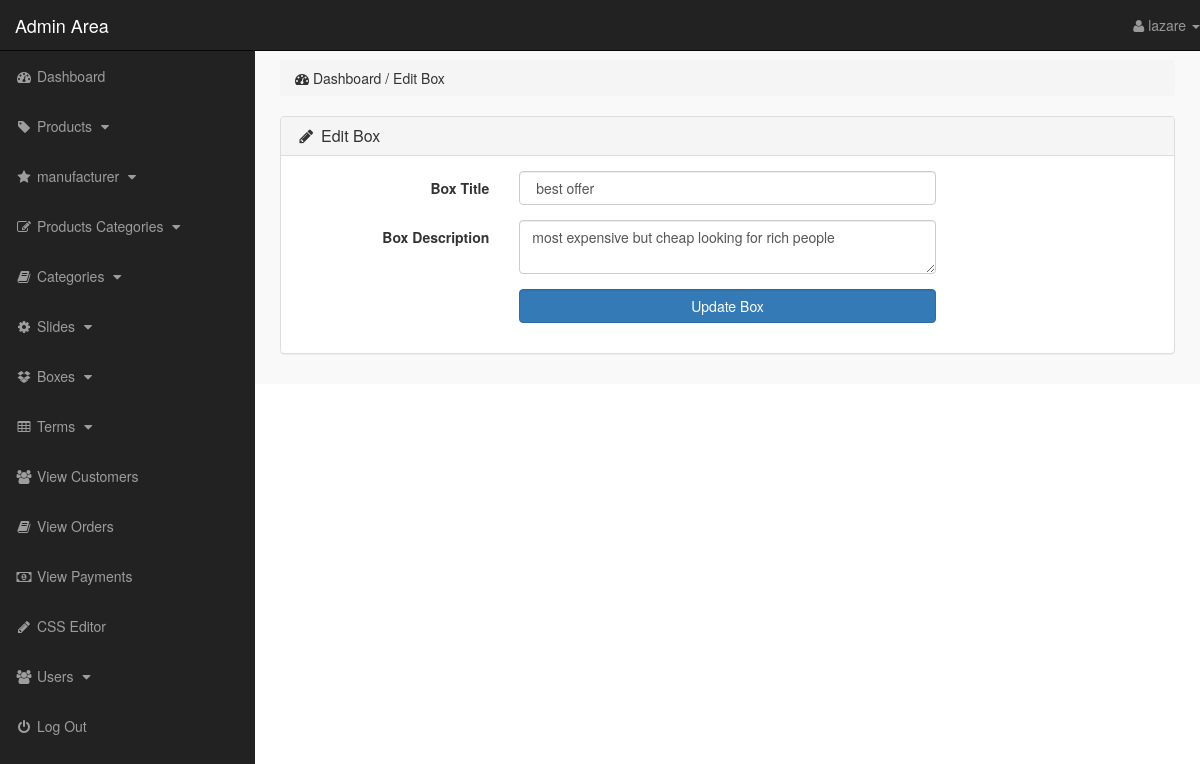
The page /admin_area/index.php?edit_box=1 (signed in) on the database its author committed.
### tables this page shows
CREATE TABLE `boxes_section` (
  `box_id` int(10) NOT NULL,
  `box_title` text NOT NULL,
  `box_desc` text NOT NULL
);

### admin_area/edit_box.php (the view, shortened to what this page needs)
<?php
    if(!isset($_SESSION['admin_email'])){
        echo "<script>window.open('login.php','_self')</script>";
    }else{
?>
<?php
    if(isset($_GET['edit_box'])){
        $edit_box_id = $_GET['edit_box'];
        $edit_box_query = "select * from boxes_section where box_id='$edit_box_id'";
        $run_edit_box = mysqli_query($con,$edit_box_query);
        $row_edit_box = mysqli_fetch_array($run_edit_box);
        $box_title = $row_edit_box['box_title'];
        $box_desc = $row_edit_box['box_desc'];
    }
?>
<div class="row">
    <div class="col-lg-12">
        <ol class="breadcrumb">
            <li>
                <i class="fa fa-dashboard"></i> Dashboard / Edit Box
            </li>
        </ol>
    </div>
</div>
<div class="row">
    <div class="col-lg-12">
        <div class="panel panel-default">
            <div class="panel-heading">
                <h3 class="panel-title">
                    <i class="fa fa-pencil fa-fw"></i> Edit Box
                </h3>
            </div>
            <div class="panel-body">
                <form action="" class="form-horizontal" method="post">
                    <div class="form-group">
                        <label for="" class="control-label col-md-3">
                            Box Title
                        </label>
                        <div class="col-md-6">
                            <input value=" <?php echo $box_title; ?> " name="box_title" type="text" class="form-control">
                        </div>
                    </div>
                    <div class="form-group">
                        <label for="" class="control-label col-md-3">
                            Box Description
                        </label>
                        <div class="col-md-6">
                            <textarea type='text' name="box_desc" class="form-control"><?php echo $box_desc; ?></textarea>
                        </div>
                    </div>
                    <div class="form-group">
                        <label for="" class="control-label col-md-3">
                        </label>
                        <div class="col-md-6">
                            <input value="Update Box" name="update_box" type="submit" class="form-control btn btn-primary">
                        </div>
                    </div>
                </form>
            </div>
        </div>
    </div>
</div>
<?php } ?>

### admin_area/includes/sidebar.php (shortened to what this page needs)
<?php
    if(!isset($_SESSION['admin_email'])){
        echo "<script>window.open('login.php','_self')</script>";
    }else{
?>
<nav class="navbar navbar-inverse navbar-fixed-top">
    <div class="navbar-header">
        <a href="index.php?dashboard" class="navbar-brand">Admin Area</a>
    </div>
    <ul class="nav navbar-right top-nav">
        <li class="dropdown">
            <a href="#" class="dropdown-toggle" data-toggle="dropdown">
                <i class="fa fa-user"></i> <?php echo $admin_name;  ?> <b class="caret"></b>
            </a>
        </li>
    </ul>
    <div class="collapse navbar-collapse navbar-ex1-collapse">
        <ul class="nav navbar-nav side-nav">
            <li>
                <a href="index.php?dashboard">
                        <i class="fa fa-fw fa-dashboard"></i> Dashboard
                </a>
            </li>
            <li>
                <a href="#" data-toggle="collapse" data-target="#products">
                        <i class="fa fa-fw fa-tag"></i> Products
                        <i class="fa fa-fw fa-caret-down"></i>
                </a>
            </li>
            <li>
                <a href="#" data-toggle="collapse" data-target="#manufacturer">
                        <i class="fa fa-fw fa-star"></i> manufacturer
                        <i class="fa fa-fw fa-caret-down"></i>
                </a>
            </li>
            <li>
                <a href="#" data-toggle="collapse" data-target="#p_cat">
                        <i class="fa fa-fw fa-edit"></i> Products Categories
                        <i class="fa fa-fw fa-caret-down"></i>
                </a>
            </li>
            <li>
                <a href="#" data-toggle="collapse" data-target="#cat">
                        <i class="fa fa-fw fa-book"></i> Categories
                        <i class="fa fa-fw fa-caret-down"></i>
                </a>
            </li>
            <li>
                <a href="#" data-toggle="collapse" data-target="#slides">
                        <i class="fa fa-fw fa-gear"></i> Slides
                        <i class="fa fa-fw fa-caret-down"></i>
                </a>
            </li>
            <li>
                <a href="#" data-toggle="collapse" data-target="#boxes">
                        <i class="fa fa-fw fa-dropbox"></i> Boxes
                        <i class="fa fa-fw fa-caret-down"></i>
                </a>
            </li>
            <li>
                <a href="#" data-toggle="collapse" data-target="#terms">
                        <i class="fa fa-fw fa-table"></i> Terms
                        <i class="fa fa-fw fa-caret-down"></i>
                </a>
            </li>
            <li>
                <a href="index.php?view_customers">
                    <i class="fa fa-fw fa-users"></i> View Customers
                </a>
            </li>
            <li>
                <a href="index.php?view_orders">
                    <i class="fa fa-fw fa-book"></i> View Orders
                </a>
            </li>
            <li>
                <a href="index.php?view_payments">
                    <i class="fa fa-fw fa-money"></i> View Payments
                </a>
            </li>
            <li>
                <a href="index.php?edit_css">
                    <i class="fa fa-fw fa-pencil"></i> CSS Editor
                </a>
            </li>
            <li>
                <a href="#" data-toggle="collapse" data-target="#users">
                        <i class="fa fa-fw fa-users"></i> Users
                        <i class="fa fa-fw fa-caret-down"></i>
                </a>
            </li>
            <li>
                <a href="logout.php">
                    <i class="fa fa-fw fa-power-off"></i> Log Out
                </a>
            </li>
        </ul>
    </div>
</nav>
<?php } ?>

### admin_area/css/style.css (style rules this page uses)
body { margin-top: 100px; }
@media (min-width: 768px) { body { margin-top: 50px; } }
.top-nav { 0 15px; }
.top-nav>li { float: left; display: inline-block; }
.top-nav>li>a { color: #999999; line-height: 20px; padding-top: 15px; padding-bottom: 15px; }
@media (min-width: 768px) { .side-nav { position: fixed; top: 51px; bottom: 0; width: 255px; overflow-y: auto; overflow-x: hidden; background-color: #222222; padding-bottom: 40px; border-radius: 0; } }
@media (min-width: 768px) { .side-nav>li>a { width: 255px; } }
.panel-body { border-radius: 5px; }

### rows shown on the page
boxes_section: box_title "best offer", box_desc "most expensive but cheap looking for rich people"

### other values the page prints
$admin_name "lazare"
